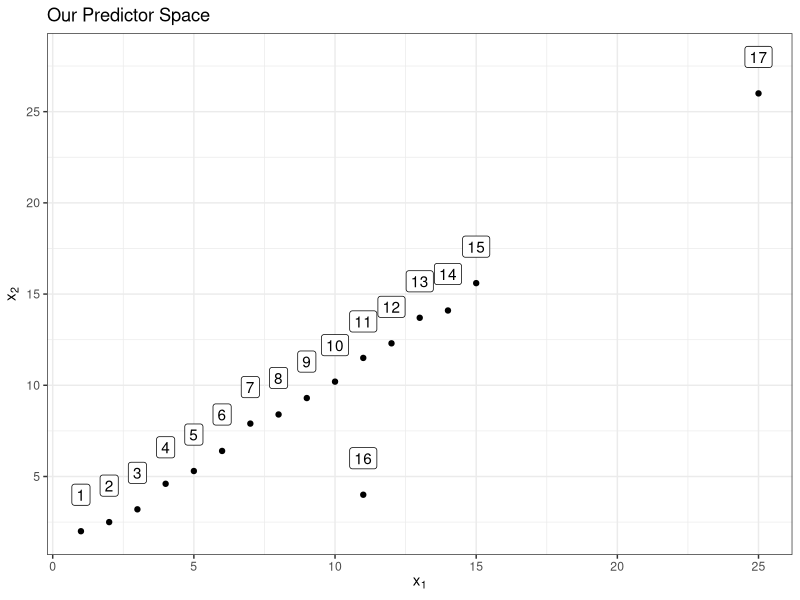
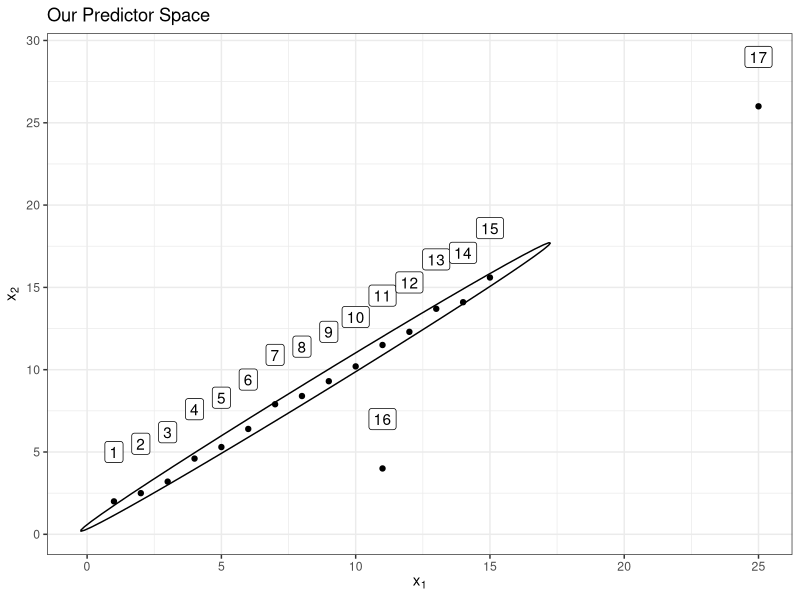
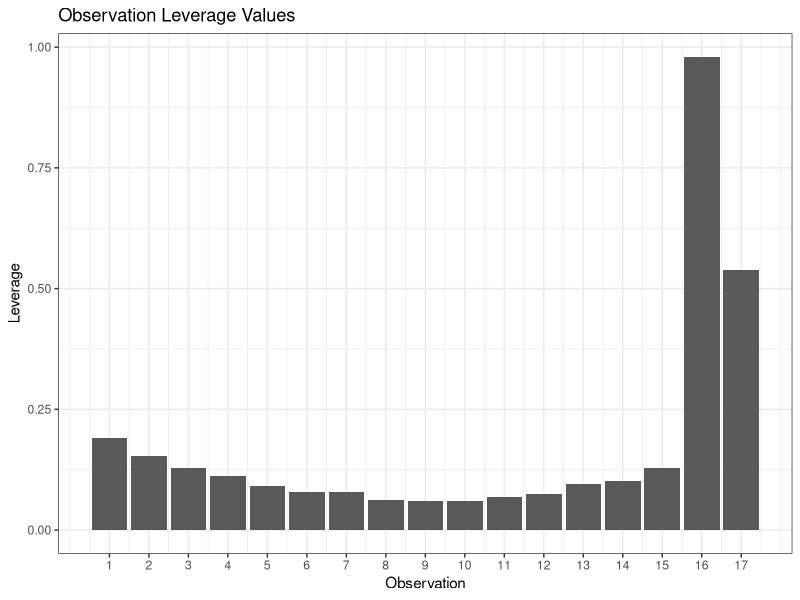
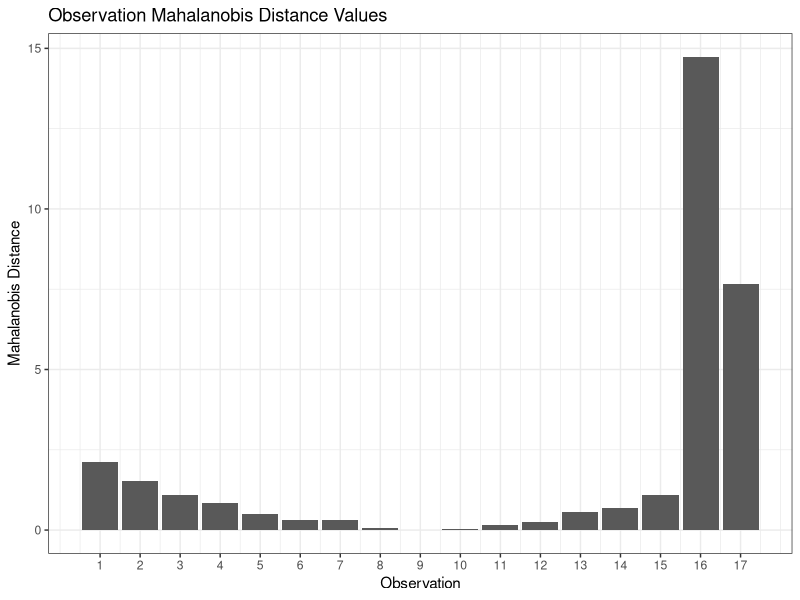

Reproduce these figures in R, in order.
## ---- chunk 1
library(tidyverse)
theme_set(theme_bw())

df <-tibble(x1=c(1,2,3,4,5,6,7,8,9,10,11,12,13,14,15,11,25),
            x2=c(2,2.5,3.2,4.6,5.3,6.4,7.9,8.4,9.3,10.2,11.5,12.3,13.7,14.1,15.6,4,26),
            y=c(1,3,2,4.3,5.3,7.3,6.1,8.8,9.3,10.9,11.1,12.5,13.2,14.9,15.8,5,25.4),
            obs=1:17)

ggplot(df, aes(x1, x2)) + geom_point() +
  geom_label(aes(label = obs), nudge_y = 2) +
  scale_x_continuous(breaks = seq(0, 25, 5)) +
  scale_y_continuous(breaks = seq(0, 25, 5)) +
  labs(title = "Our Predictor Space", x = expression("x"[1]), y = expression("x"[2]))
## ---- chunk 2
ggplot(df, aes(x1, x2)) + geom_point() +
  geom_label(aes(label = obs), nudge_y = 3) +
  scale_x_continuous(breaks = seq(0, 25, 5)) +
  scale_y_continuous(breaks = seq(0, 30, 5)) +
  stat_ellipse(level = 0.80) +
  labs(title = "Our Predictor Space", x = expression("x"[1]), y = expression("x"[2]))
## ---- chunk 3
model <- lm(y ~ x1 + x2, data = df)

lev_obs <- tibble(leverage = hatvalues(model), obs = 1:17)

ggplot(lev_obs, aes(obs, leverage)) + geom_col() +
  scale_x_continuous(breaks = seq(1, 17)) +
  labs(title = "Observation Leverage Values", x = "Observation", y = "Leverage")
## ---- chunk 4
df_temp <- select(df, x1, x2)

means <- colMeans(df_temp)
cov_matrix <- cov(df_temp)

mahalanbis_distances <- mahalanobis(df_temp, means, cov_matrix)

mh <- tibble(obs = 1:17, maha = mahalanbis_distances)

ggplot(mh, aes(obs, maha)) + geom_col() +
  scale_x_continuous(breaks = seq(1, 17)) +
  labs(title = "Observation Mahalanobis Distance Values",
       x = "Observation", y = "Mahalanobis Distance")
